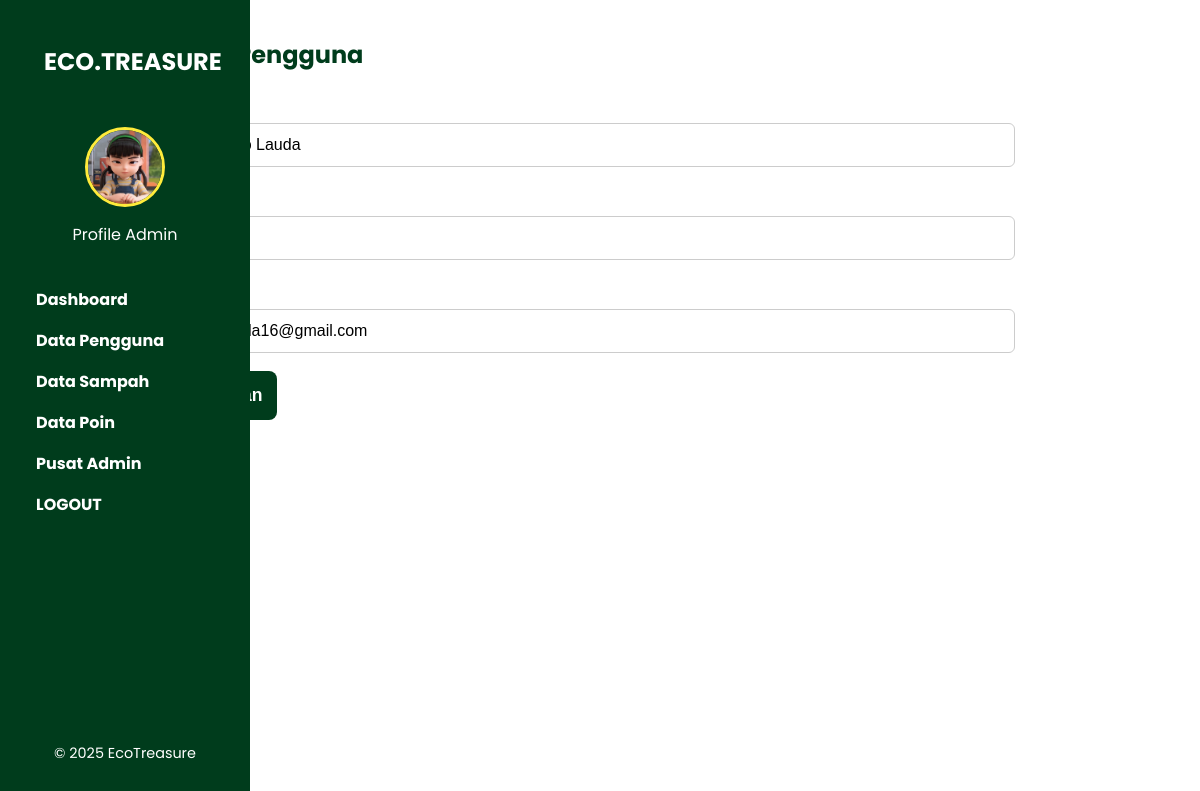
The page /progres/update_pengguna.php?id=1 on the database its author committed.
### tables this page shows
CREATE TABLE `pengguna` (
  `id` int(11) NOT NULL,
  `nama` varchar(100) NOT NULL,
  `rt` varchar(10) NOT NULL,
  `email` varchar(100) NOT NULL
);

### progres/update_pengguna.php (the view, shortened to what this page needs)
<?php
include '../includes/db.php';
include '../includes/layout.php';
if (isset($_GET['id'])) {
    $id = $_GET['id'];
    $result = mysqli_query($conn, "SELECT * FROM pengguna WHERE id = '$id'");
    $data = mysqli_fetch_assoc($result);
}
?>
<div class="content">
    <h2>Edit Pengguna</h2>
    <form method="POST" action="update_pengguna.php">
        <label>Nama:</label>
        <input type="text" name="nama" value="<?php echo $data['nama']; ?>" required><br>
        <label>RT:</label>
        <input type="text" name="rt" value="<?php echo $data['rt']; ?>" required><br>
        <label>Email:</label>
        <input type="email" name="email" value="<?php echo $data['email']; ?>" required><br>
        <button type="submit">Simpan</button>
    </form>
</div>

### includes/layout.php (style rules this page uses)
:root { --green-dark: #003c1c; --green-light: #164b2f; --yellow-soft: #f9fbe7; --yellow: #ffeb3b; --white: #ffffff; --black: #1f1f1f; --grey-border: #ccc; }
* { margin: 0; padding: 0; box-sizing: border-box; }
body { display: flex; min-height: 100vh; font-family: 'Poppins', sans-serif; position: relative; }

### progres/update_pengguna.php (style rules this page uses)
.content { width: 100%; max-width: 900px; margin: 2px auto; padding: 35px; font-family: 'Poppins', sans-serif; background-color: #fff; }
.content h2 { color: var(--green-dark); margin-bottom: 20px; }
label { display: block; margin-bottom: 6px; font-weight: 600; color: var(--green-dark); }
input[type="text"], input[type="email"] { width: 100%; padding: 12px 14px; margin-bottom: 18px; border: 1px solid var(--grey-border); border-radius: 6px; font-size: 1rem; transition: border-color 0.3s ease; }
button { background-color: var(--green-dark); color: white; padding: 14px; font-weight: 700; border: none; border-radius: 8px; cursor: pointer; transition: background-color 0.3s ease; font-size: 1.1rem; }

### rows shown on the page
pengguna: nama "Ignacio Lauda", rt "04", email "ignlauda16@gmail.com"
